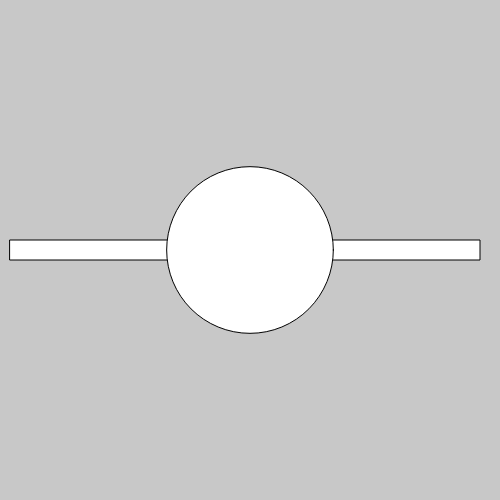
Frame 1 (no input)
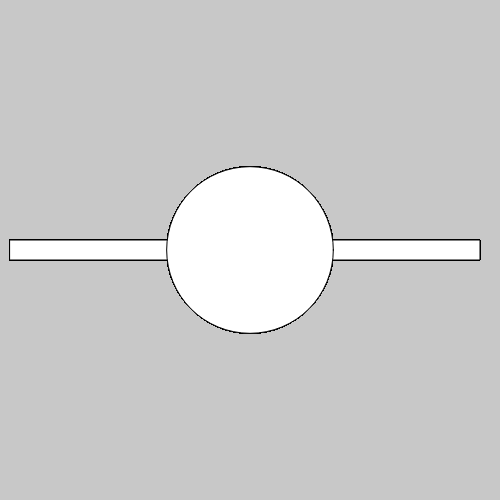
Frame 60 (no input)
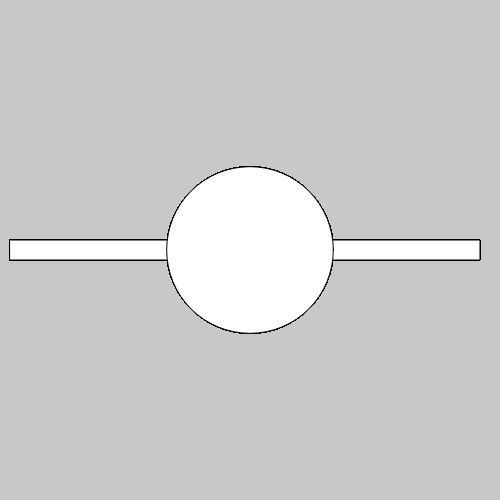
Frame 120 (the mouse pressed at the canvas centre since frame 60)

The p5.js sketch that drew these frames (run headless with seeded random() and noise() and a simulated clock; from frame 60 on, the mouse is pressed at the canvas centre):

// p5.js sketch
// ── sketch.js
function setup() {
  createCanvas(500, 500);
  background(200);
}

function draw() {
  rect(10, 240, 470, 20);
  ellipse(width/2, height/2, width/3, height/3,);
}
